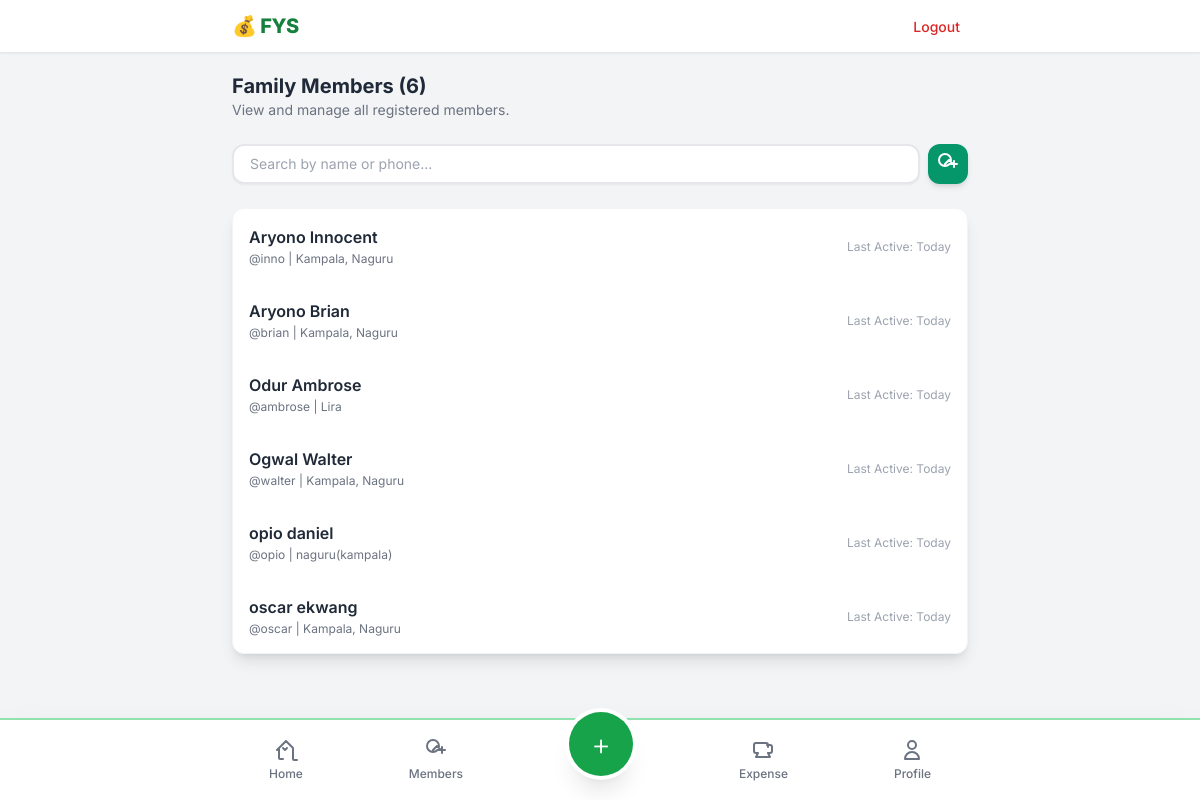
Screenshot of /members/ (signed in) with the database file from the repository.
### savings/models.py (models this page shows, shortened)
class Member(models.Model):
    first_name = models.CharField(max_length=120)
    last_name = models.CharField(max_length=120)
    current_location = models.CharField(max_length=255, verbose_name="Current Location")
    phone_number_1 = models.CharField(max_length=20, verbose_name="Primary Phone")
    phone_number_2 = models.CharField(max_length=20, blank=True, null=True, verbose_name="Secondary Phone")
    user = models.OneToOneField(settings.AUTH_USER_MODEL, null=True, blank=True, on_delete=models.SET_NULL)
    created_at = models.DateTimeField(auto_now_add=True)

### savings/views.py (the view)
# urls.py: path('members/', views.member_management_view, name='member_management'),
@user_passes_test(is_staff_user)
def member_management_view(request):
    members = Member.objects.select_related('user').all().order_by('first_name')
    context = {
        'members': members,
    }
    return render(request, 'member_management.html', context)

### savings/views.py (called while the page is built)
def is_staff_user(user):
    return user.is_authenticated and user.is_staff

### savings/templates/member_management.html (shortened to what this page needs)
{% extends 'base.html' %}
{% block content %}
<div class="space-y-6 px-4">
    <div class="pt-2">
        <h1 class="text-xl font-bold text-gray-800">Family Members ({{ members|length }})</h1>
        <p class="text-sm text-gray-500">View and manage all registered members.</p>
    </div>
    <div class="flex items-center gap-2">
        <input type="text"
               placeholder="Search by name or phone..."
               class="flex-1 border-2 border-gray-200 rounded-xl px-4 py-2 text-sm focus:border-emerald-500 focus:outline-none transition duration-150 shadow-sm"
               id="memberSearchInput">
        <button onclick="document.getElementById('registration-modal').classList.remove('hidden')"
                class="bg-emerald-600 text-white rounded-xl p-2 shadow-md hover:bg-emerald-700 transition duration-200"
                title="Register New Member">
            <svg class="w-6 h-6" fill="none" stroke="currentColor" viewBox="0 0 24 24" xmlns="http://www.w3.org/2000/svg"><path stroke-linecap="round" stroke-linejoin="round" stroke-width="2" d="M18 9v3m0 0v3m0-3h3m-3 0h-3m-2-4l4 4m-4-4l-4 4m6-4a6 6 0 11-12 0 6 6 0 0112 0z"></path></svg>
        </button>
    </div>
    <div class="bg-white rounded-xl shadow-lg border border-gray-100 divide-y overflow-hidden">
        <div class="max-h-[60vh] overflow-y-auto" id="memberList">
            {% if members %}
                {% for member in members %}
                    <a href="{% url 'member_detail' member.id %}" class="block hover:bg-gray-50 transition duration-100">
                        <div class="flex justify-between items-center p-4">
                            <div>
                                <p class="font-semibold text-gray-800">{{ member.first_name }} {{ member.last_name }}</p>
                                <p class="text-xs text-gray-500 mt-0.5">@{{ member.user.username }} | {{ member.current_location }}</p>
                            </div>
                            <div class="text-right">
                                <p class="text-xs text-gray-400 mt-0.5">Last Active: Today</p>
                            </div>
                        </div>
                    </a>
                {% endfor %}
            {% else %}
                <p class="text-center text-gray-500 py-6 text-sm">No family members registered yet.</p>
            {% endif %}
        </div>
    </div>
</div>
{% endblock %}

### savings/templates/base.html (style rules this page uses)
body { font-family: 'Inter', sans-serif; }

### rows the page displays
Member: first_name "Aryono", last_name "Innocent", user.username "inno", current_location "Kampala, Naguru"
Member: first_name "Aryono", last_name "Brian", user.username "brian", current_location "Kampala, Naguru"
Member: first_name "Odur", last_name "Ambrose", user.username "ambrose", current_location "Lira"
Member: first_name "Ogwal", last_name "Walter", user.username "walter", current_location "Kampala, Naguru"
Member: first_name "opio", last_name "daniel", user.username "opio", current_location "naguru(kampala)"
Member: first_name "oscar", last_name "ekwang", user.username "oscar", current_location "Kampala, Naguru"

### other values shown
{{ members|length }} "6"
